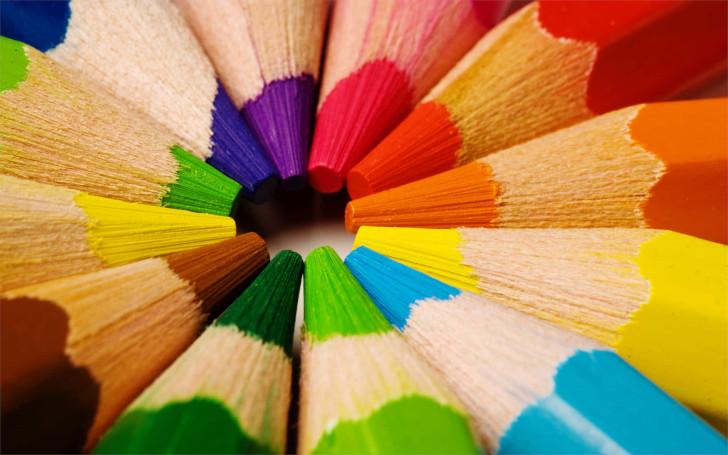
#> input picture input_image_colorful.jpg, 728 x 455 px, found by its file name; the run also reads 1 picture not shown here
$ python Histo_Corr_combined.py
#> lines starting #> are read from the running program, lines starting #| are printed output that depends on the picture; pictures that were not available may be replaced by others from this repository, and a replacement may not be noted
import cv2
import numpy as np
import matplotlib.pyplot as plt
import os

# Define the directory where you want to save the output images
output_dir = '/home/yash/phd/Programs/DNA_Stream_Cipher_Image_crypt/Image_Analysis/'

# Create the directory if it doesn't exist
if not os.path.exists(output_dir):
    os.makedirs(output_dir)

# Load the original, encrypted, and decrypted images
original_image = cv2.imread('/home/yash/phd/Programs/DNA_Stream_Cipher_Image_crypt/input_image_colorful.jpg')
#> original_image is the input picture: shape (455, 728, 3); mean B, G, R 72.5, 130, 173.1
encrypted_image = cv2.imread('/home/yash/phd/Programs/DNA_Stream_Cipher_Image_crypt/encrypted_image_new_DNA_cipher.png')
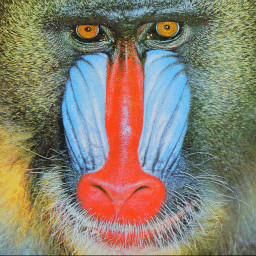
#> input picture Baboon_plain.jpg, 256 x 256 px, given in place of encrypted_image_new_DNA_cipher.png, which was not available
#> encrypted_image is the input picture: shape (256, 256, 3); mean B, G, R 112.7, 129.1, 136.7
decrypted_image = cv2.imread('/home/yash/phd/Programs/DNA_Stream_Cipher_Image_crypt/decrypted_image_new_DNA_cipher.png')

# Function to plot and save histograms in a 3x3 grid
def plot_histograms_in_grid(original, encrypted, decrypted, output_file):
    channels = cv2.split(original)
    encrypted_channels = cv2.split(encrypted)
    decrypted_channels = cv2.split(decrypted)
    colors = ('b', 'g', 'r')
    titles = ('Original', 'Encrypted', 'Decrypted')
    channel_names = ('Blue', 'Green', 'Red')

    # Set up the figure for 3x3 grid
    fig, axes = plt.subplots(3, 3, figsize=(15, 15))

    for i, (orig_channel, enc_channel, dec_channel, color, name) in enumerate(zip(channels, encrypted_channels, decrypted_channels, colors, channel_names)):
        hist_orig = cv2.calcHist([orig_channel], [0], None, [256], [0, 256]).flatten()
        hist_enc = cv2.calcHist([enc_channel], [0], None, [256], [0, 256]).flatten()
        hist_dec = cv2.calcHist([dec_channel], [0], None, [256], [0, 256]).flatten()

        for j, (hist, title) in enumerate(zip([hist_orig, hist_enc, hist_dec], titles)):
            axes[j, i].plot(hist, color=color)
            axes[j, i].set_xlim([0, 256])
            axes[j, i].set_ylim([0, 4500])  # Adjust the y-axis limit as needed
            axes[j, i].set_title(f'{title} {name} Histogram', fontsize=14, fontweight='bold')
            axes[j, i].set_xlabel('Bins', fontsize=12)
            axes[j, i].set_ylabel('# of Pixels', fontsize=12)
            axes[j, i].grid(True, linestyle='--', alpha=0.5)
#> this loop made 3 passes
#> (color, name) on passes 1 to 3: ('b', 'Blue'), ('g', 'Green'), ('r', 'Red')

    plt.tight_layout()
    plt.savefig(output_file)
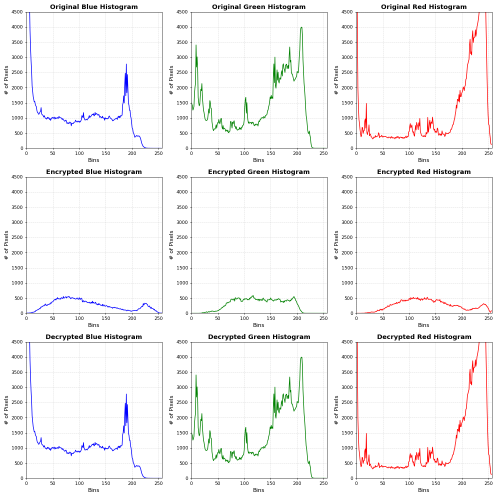
#> figure drawn by matplotlib, 9 panels; panel 1: curve peaks at x = 0, y = 36633; panel 2: curve peaks at x = 208, y = 3993; panel 3: curve peaks at x = 0, y = 10191; panel 4: curve peaks at x = 80, y = 555
    plt.close()
    print(f"Histogram comparison grid saved as {output_file}")

# Function to calculate correlation
def calculate_correlation(image, direction):
    if direction == 'horizontal':
        x = image[:, :-1].flatten()
        y = image[:, 1:].flatten()
    elif direction == 'vertical':
        x = image[:-1, :].flatten()
        y = image[1:, :].flatten()
    elif direction == 'diagonal':
        x = image[:-1, :-1].flatten()
        y = image[1:, 1:].flatten()
    else:
        raise ValueError("Direction must be 'horizontal', 'vertical', or 'diagonal'")
    return x, y

# Function to plot correlation analysis for each color channel
def plot_color_correlation_in_grid(original, encrypted, decrypted, output_file_prefix):
    directions = ['horizontal', 'vertical', 'diagonal']
    titles = ['Original', 'Encrypted', 'Decrypted']
    images = [original, encrypted, decrypted]
    color_channels = ['Blue', 'Green', 'Red']
    channel_colors = ['b', 'g', 'r']

    # Split images into color channels
    orig_channels = cv2.split(original)
    enc_channels = cv2.split(encrypted)
    dec_channels = cv2.split(decrypted)

    for channel_index, channel_color in enumerate(color_channels):
        # Set up the figure for 3x3 grid
        fig, axes = plt.subplots(3, 3, figsize=(15, 15))

        for i, image_channels in enumerate([orig_channels, enc_channels, dec_channels]):
            for j, direction in enumerate(directions):
                x, y = calculate_correlation(image_channels[channel_index], direction)
                axes[i, j].scatter(x, y, alpha=0.6, s=0.5, color=channel_colors[channel_index])
                axes[i, j].set_title(f'{titles[i]} {direction.capitalize()} {channel_color} Correlation', fontsize=14, fontweight='bold')
                axes[i, j].set_xlabel('Pixel Value', fontsize=12)
                axes[i, j].set_ylabel('Adjacent Pixel Value', fontsize=12)
                axes[i, j].grid(True, linestyle='--', alpha=0.5)

        plt.tight_layout()
        output_file = f"{output_file_prefix}_{channel_color}_Correlation_Grid.png"
        plt.savefig(output_file)
        plt.close()
        print(f"{channel_color} correlation analysis grid saved as {output_file}")
#> this loop made 3 passes
#> pass 1, in plot_color_correlation_in_grid, `plt.savefig(output_file)`:
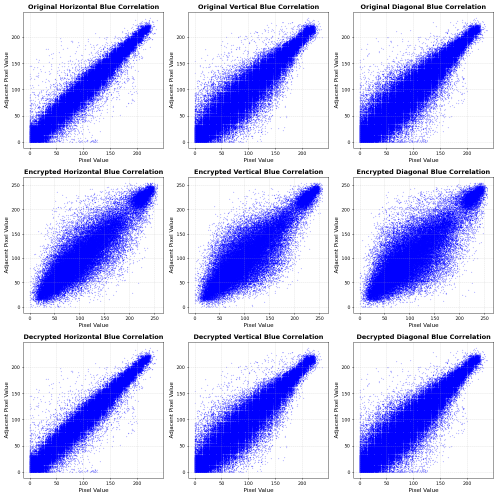
#> figure drawn by matplotlib, 9 panels
#> pass 2, in plot_color_correlation_in_grid, `plt.savefig(output_file)`:
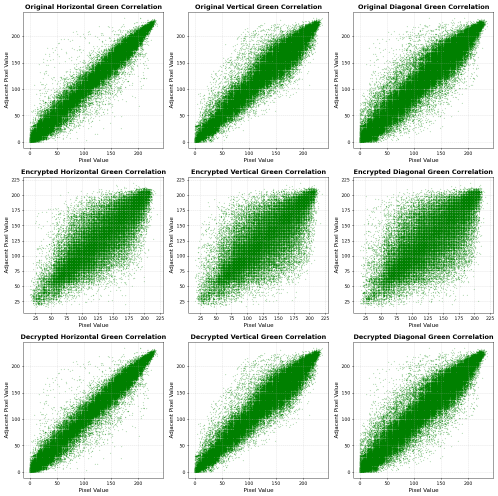
#> figure drawn by matplotlib, 9 panels

# Define the output file paths
histogram_output_file = os.path.join(output_dir, 'Histogram_Comparison_Grid.png')
correlation_output_file_prefix = os.path.join(output_dir, 'Correlation_Analysis_Grid')

# Plot and save histograms in a 3x3 grid
plot_histograms_in_grid(original_image, encrypted_image, decrypted_image, histogram_output_file)

# Plot and save correlation analysis for each color channel in a 3x3 grid
plot_color_correlation_in_grid(original_image, encrypted_image, decrypted_image, correlation_output_file_prefix)
